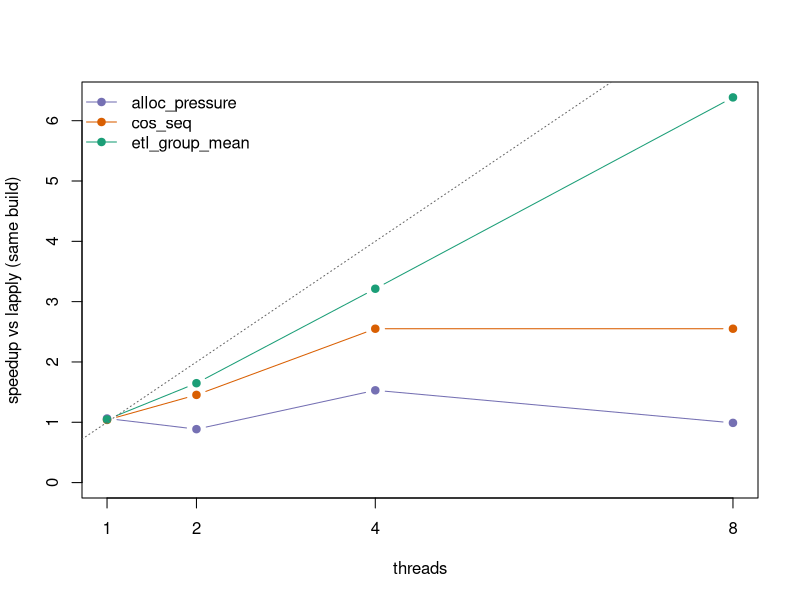

Reproduce this figure in R.
## ---- chunk 1
knitr::opts_chunk$set(
  fig.width = 7,
  fig.height = 4
)
## ---- chunk 2
parity <- data.frame(
  workload = c("etl_group_mean", "cos_seq", "alloc_pressure"),
  rdevel_lapply_s = c(1.095, 0.504, 0.121),
  mtl_lapply_s = c(0.977, 0.426, 0.101),
  ratio_mtl_vs_rdevel = c(0.892, 0.845, 0.835),
  stringsAsFactors = FALSE
)

scale_tab <- data.frame(
  workload = c(
    "alloc_pressure", "alloc_pressure", "alloc_pressure", "alloc_pressure",
    "cos_seq", "cos_seq", "cos_seq", "cos_seq",
    "etl_group_mean", "etl_group_mean", "etl_group_mean", "etl_group_mean"
  ),
  threads = c(1, 2, 4, 8, 1, 2, 4, 8, 1, 2, 4, 8),
  mtlapply_s = c(0.095, 0.114, 0.066, 0.102, 0.410, 0.293, 0.167, 0.167, 0.933, 0.593, 0.304, 0.153),
  lapply_s = c(0.101, 0.101, 0.101, 0.101, 0.426, 0.426, 0.426, 0.426, 0.977, 0.977, 0.977, 0.977),
  speedup = c(1.063, 0.886, 1.530, 0.990, 1.039, 1.454, 2.551, 2.551, 1.047, 1.648, 3.214, 6.386),
  efficiency = c(1.063, 0.443, 0.383, 0.124, 1.039, 0.727, 0.638, 0.319, 1.047, 0.824, 0.803, 0.798),
  stringsAsFactors = FALSE
)

perf_matmul <- data.frame(
  case = c("matmul_1000_n20", "matmul_100_n20000"),
  rows = c(1000, 100),
  cols = c(1000, 100),
  n = c(20, 20000),
  threads = c(8, 8),
  reps = c(3, 3),
  lapply_median_s = c(5.249, 6.386),
  mtlapply_median_s = c(0.805, 0.811),
  speedup = c(6.520, 7.874),
  efficiency = c(0.815, 0.984),
  stringsAsFactors = FALSE
)

bg_burst <- data.frame(
  mode = c("background", "background", "background", "serial"),
  threads = c(2, 4, 8, 1),
  elapsed_s = c(0.280, 0.280, 0.279, 0.620),
  throughput_req_s = c(342.857, 342.857, 344.086, 154.839),
  p50_s = c(0.152, 0.152, 0.152, 0.313),
  p95_s = c(0.277, 0.277, 0.278, 0.590),
  p99_s = c(0.280, 0.280, 0.278, 0.613),
  speedup_vs_serial = c(2.214, 2.214, 2.222, 1.000),
  p95_gain_vs_serial = c(2.126, 2.126, 2.121, 1.000),
  stringsAsFactors = FALSE
)

shiny_full <- data.frame(
  mode = c("sync", "threadpool"),
  sessions_total = c(8, 8),
  sessions_completed = c(8, 8),
  sessions_failed = c(0, 0),
  median_total_s = c(175.144, 23.140),
  median_busy_s = c(153.024, 1.024),
  p95_busy_s = c(153.366, 1.137),
  throughput_completed_sess_per_s = c(0.046, 0.332),
  stringsAsFactors = FALSE
)
## ---- chunk 3
knitr::kable(parity, digits = 3, row.names = FALSE)
## ---- chunk 4
knitr::kable(scale_tab, digits = 3, row.names = FALSE)
## ---- chunk 5
cols <- c("etl_group_mean" = "#1b9e77", "cos_seq" = "#d95f02", "alloc_pressure" = "#7570b3")
plot(
  NA,
  xlim = range(scale_tab$threads),
  ylim = c(0, max(scale_tab$speedup)),
  xlab = "threads",
  ylab = "speedup vs lapply (same build)",
  xaxt = "n"
)
axis(1, at = sort(unique(scale_tab$threads)))
for (nm in unique(scale_tab$workload)) {
  d <- scale_tab[scale_tab$workload == nm, ]
  lines(d$threads, d$speedup, type = "b", pch = 19, col = cols[[nm]])
}
abline(a = 0, b = 1, lty = 3, col = "gray40")
legend("topleft", legend = unique(scale_tab$workload), col = cols[unique(scale_tab$workload)], lty = 1, pch = 19, bty = "n")
## ---- chunk 6
knitr::kable(perf_matmul, digits = 3, row.names = FALSE)
## ---- chunk 7
knitr::kable(bg_burst, digits = 3, row.names = FALSE)
## ---- chunk 8
knitr::kable(shiny_full, digits = 3, row.names = FALSE)

sync <- shiny_full[shiny_full$mode == "sync", ]
mtp <- shiny_full[shiny_full$mode == "threadpool", ]
summary_tab <- data.frame(
  metric = c("median_total_s", "median_busy_s", "p95_busy_s", "throughput_completed_sess_per_s"),
  sync = c(sync$median_total_s, sync$median_busy_s, sync$p95_busy_s, sync$throughput_completed_sess_per_s),
  threadpool = c(mtp$median_total_s, mtp$median_busy_s, mtp$p95_busy_s, mtp$throughput_completed_sess_per_s),
  gain = c(
    sync$median_total_s / mtp$median_total_s,
    sync$median_busy_s / mtp$median_busy_s,
    sync$p95_busy_s / mtp$p95_busy_s,
    mtp$throughput_completed_sess_per_s / sync$throughput_completed_sess_per_s
  )
)
knitr::kable(summary_tab, digits = 3, row.names = FALSE)
